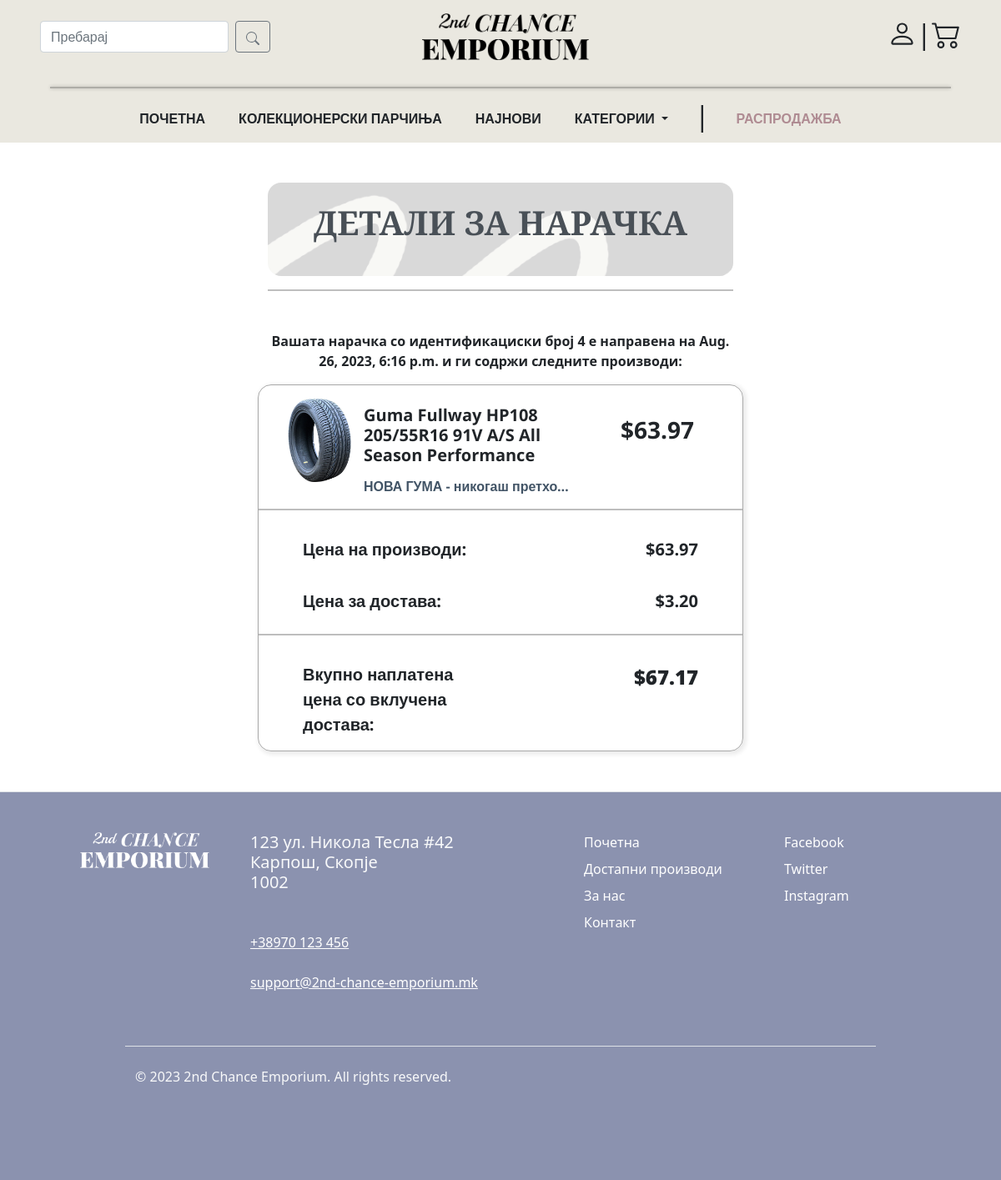
The app's page /order-details/4 (signed in) with its own data.
### SecondChanceEmporiumApp/models.py (models this page shows, shortened)
class Order(models.Model):
    products = models.ManyToManyField(to=ProductInOrder,symmetrical=False,blank=True)
    buyer = models.ForeignKey(to=ShopUser,on_delete=models.CASCADE)
    total_price = models.DecimalField(decimal_places=2, max_digits=10, default=0.0)
    date = models.DateTimeField(default=datetime.now())
    def shipping_cost(self):
        return float(self.total_price)*0.05
    def total_with_shipping(self):
        return float(self.total_price) + self.shipping_cost()

class ProductInOrder(models.Model):
    title = models.CharField(max_length=255,blank=False,null=False)
    category = models.ForeignKey(to=Category,on_delete=models.CASCADE)
    description = models.CharField(max_length=255,blank=False,null=False)
    cover_image = models.ImageField(upload_to="files/")
    price = models.DecimalField(decimal_places=2,max_digits=10)

### SecondChanceEmporiumApp/views.py (the view)
# urls.py: path('order-details/<int:order_id>',orderdetails,name="orderdetails"),
def orderdetails(request, order_id):
    if request.user.is_authenticated:
        shop_user = ShopUser.objects.filter(user_id=request.user).first()
        order_obj = Order.objects.filter(id=order_id,buyer=shop_user).first()
        context = {"order":order_obj}
        return render(request,"order-details.html",context)

### SecondChanceEmporiumApp/templates/order-details.html
{% extends 'base.html' %}
{% block content %}
<div class="container mt-5 mb-5">
    <div class="mx-auto w-50">
        <div class="my-card beige-card" style="height:7em; border-radius: 1em;">
            <h1 class="my-text-darkish h1 text-center align-middle mt-2 pt-4">ДЕТАЛИ ЗА НАРАЧКА</h1>
        </div>
        <hr style="border: solid black 1px;">
        <p class="mt-5 fs-6 text-center fw-bolder">Вашата нарачка со идентификациски број {{order.id}} е направена на {{order.date}} и ги содржи следните производи:</p>
        <div class="details-card row p-0 mb-3">
            {% for product in order.products.all %}
            <div class="row ps-2 pe-2 mx-auto mt-3">
                <div class="col-2">
                    <img class="thumbnail rounded rounded-4" src="{{product.cover_image.url}}" width="100">
                </div>
                <div class="col-6 ps-4">
                    <h5 class="card-subtitle mb-3 mt-2 fs-5 text-wrap" style="font-weight: 700">{{product.title}}</h5>
                    <h6 class="fw-bold details-card-seller text-truncate fs-6">{{product.description}}</h6>
                </div>
                <div class="col-4">
                    <p class="details-card-price text-center mb-2 mt-3 fs-3">${{product.price}}</p>
                </div>
            </div>
            <hr class="mt-2 mx-auto" style="border: solid black 1px;">
            {% endfor %}
            <div class="row fw-bold mx-auto fs-5 mt-3" style="width: 90%">
                <div class="col">
                    <p class="text-start">Цена на производи:</p>
                </div>
                <div class="col">
                    <p class="text-end">${{order.total_price}}</p>
                </div>
            </div>
            <div class="row fw-bold mx-auto fs-5 mt-3" style="width: 90%">
                <div class="col">
                    <p class="text-start">Цена за достава:</p>
                </div>
                <div class="col">
                    <p class="text-end">${{order.shipping_cost|floatformat:2}}</p>
                </div>
            </div>
            <hr class="mt-2 mx-auto" style="border: solid black 1px;">
            <div class="row fw-bold mx-auto fs-5 mt-3" style="width: 90%">
                <div class="col">
                    <p class="text-start">Вкупно наплатена цена со вклучена достава:</p>
                </div>
                <div class="col fs-4">
                    <p class="text-end fw-bolder">${{order.total_with_shipping|floatformat:2}}</p>
                </div>
            </div>
        </div>
    </div>
</div>
{% endblock %}

### data/site.css (style rules this page uses)
h1.h1 { font-family: 'Playfair Display SC', serif; font-weight: 900; }
.my-card { background-image: url("../data/files/brush-stroke.png"); background-blend-mode: overlay; background-size: cover; height: 25em; }
.beige-card { background-color: #D9D9D9; }
.details-card { font-family: 'Open Sans', sans-serif; border-radius: 1em; border: 1px solid darkgray; box-shadow: 2px 2px 5px 2px rgba(0,0,0,0.08); -webkit-box-shadow: 2px 2px 5px 2px rgba(0,0,0,0.08); -moz-box-shadow: 2px 2px 5px 2px rgba(0,0,0,0.08); padding: 1em; }
.details-card-seller { color: #425466; }
.details-card-price { font-size: 2.2em; font-weight: bold; }
.my-text-darkish { color: #495057 !important; }

### records on screen
Order: id "4", date "Aug. 26, 2023, 6:16 p.m.", total_price "63.97", shipping_cost "3.20", total_with_shipping "67.17"
ProductInOrder: cover_image (picture), title "Guma Fullway HP108 205/55R16 91V A/S All Season Performance", description "НОВА ГУМА - никогаш претхо…", price "63.97"
